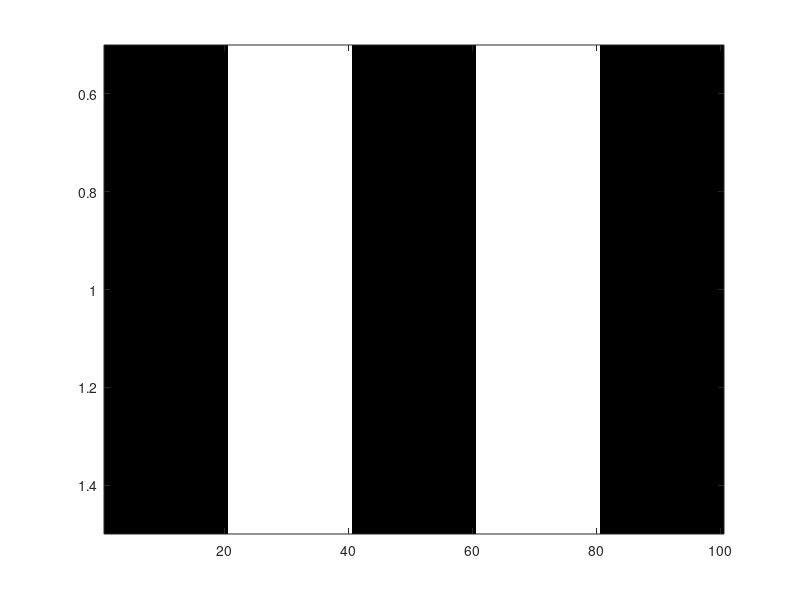
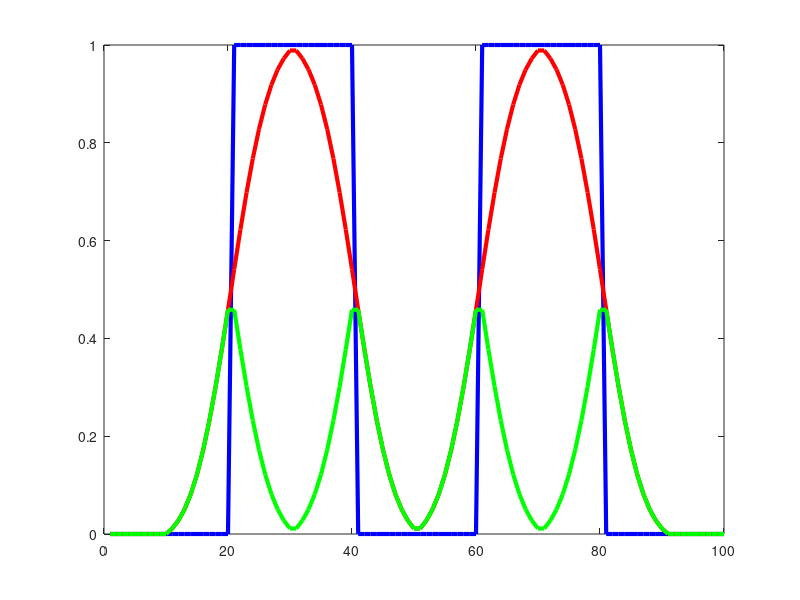
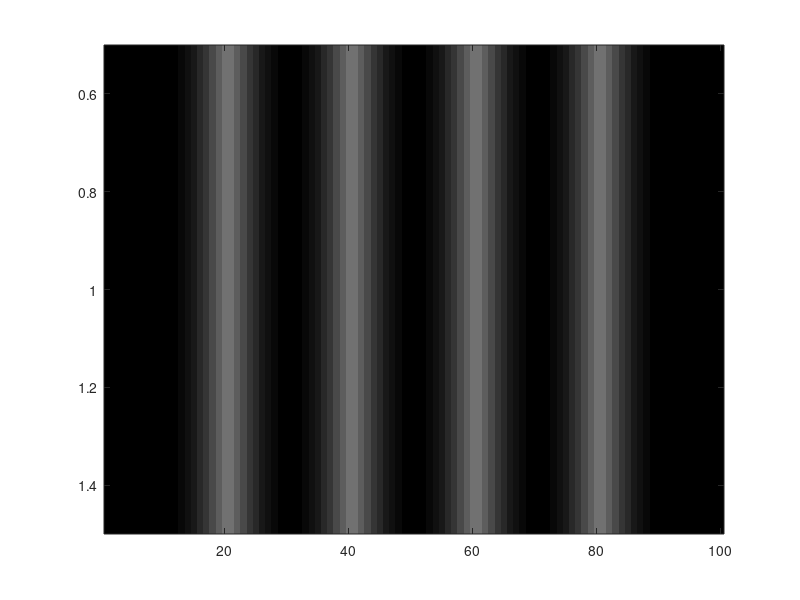
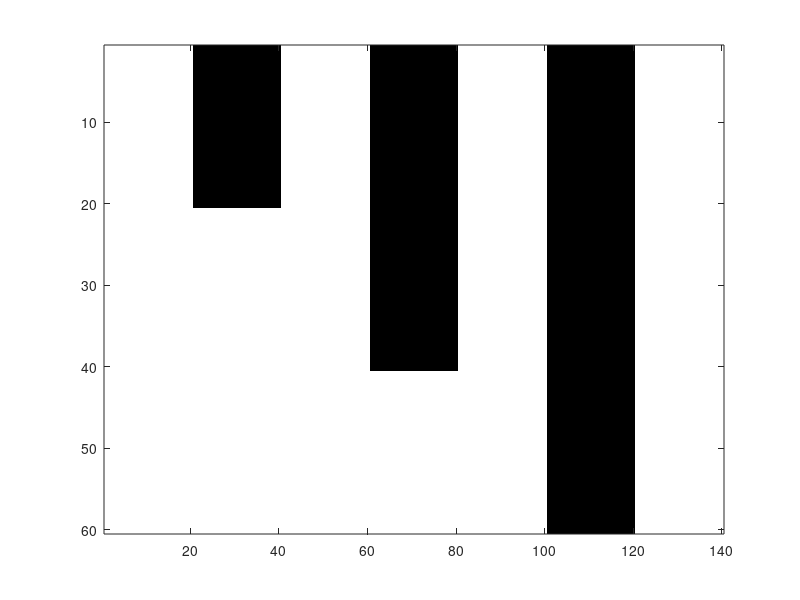

Write the MATLAB code that produced these figures, in order.
%
%   test_Suction_Cup_2D_01.m
%
%   Martin Krucinski
%
%

N=20;
N_Gauss     = N/4;

the_zeros   = zeros(1,N);
the_ones    = ones(1,N);
object1  = [the_zeros the_ones the_zeros the_ones the_zeros];
f1          = figure;
image(object1*64)
colormap gray


lip1 = imgaussfilt(object1, N_Gauss);

f2          = figure;
set(gcf, 'DefaultLineLineWidth',3);
plot(object1,'b')
hold on
plot(lip1,'r')

% object1_partial = object1(1:(N+1));
% lip1_partial = imgaussfilt(object1_partial, 1);
% 
% f3          = figure;
% set(gcf, 'DefaultLineLineWidth',3);
% hold on
% plot(object1_partial,'b')
% plot(lip1_partial,'r')

d1 = abs(object1 - lip1);
figure(f2)
plot(d1,'g')

f4          = figure;
image(d1*64)
colormap gray

%   Define Object 2

temp1   = [ the_ones the_zeros the_ones the_zeros the_ones the_zeros the_ones ];
temp2   = [ the_ones the_ones  the_ones the_zeros the_ones the_zeros the_ones ]; 
temp3   = [ the_ones the_ones  the_ones the_ones  the_ones the_zeros the_ones ]; 

temp4   = ( temp1' * the_ones )';
temp5   = ( temp2' * the_ones )';
temp6   = ( temp3' * the_ones )';

object2 = [ temp4 ; temp5 ; temp6 ];

%   Define Object 3

t0      = the_zeros;
t1      = the_ones;
temp1   = [ t1 t0 t1 t1 t1 t1 t1 t1 t1 t0 t1];
temp2   = [ t1 t0 t0 t1 t1 t0 t0 t0 t1 t0 t1];
temp3   = [ t1 t1 t0 t0 t0 t0 t1 t0 t1 t0 t1];
temp4   = [ t1 t1 t1 t1 t1 t1 t1 t0 t1 t1 t1];

temp5   = ( temp1' * t1 )';
temp6   = ( temp2' * t1 )';
temp7   = ( temp3' * t1 )';
temp8   = ( temp4' * t1 )';


object3 = [ temp5 ; temp6 ; temp7 ; temp8 ];

%   Override Object 2 for tests
% disp('Overriding object2 with object3 !')
% object2     = object3;

%disp('Overriding object2 with RANDOM object !')
%object2     = rand(size(object3));


lip2 = imgaussfilt(object2, N_Gauss);
d2 = abs(object2 - lip2);


f5          = figure;
image(object2*64)
colormap gray


f6          = figure;
image(lip2*64)
colormap gray


f7          = figure;
image(d2*64)
colormap gray

%   generate BINARY difference image

leak_threshold  = 0.2%0.3;
bd2         = d2 > leak_threshold;
f8          = figure;
image(bd2*64/2)
colormap gray

%   Find connected regions

SZ                  = size(object2);

%rangeX              = 0:dx:(L);
%rangeY              = 0:dx:(W);

rangeX          = 1:SZ(2);
rangeY          = 1:SZ(1);

% plot_X_range = [ rangeX(1) - 0.1 , rangeX(end) + 0.1 ];
% plot_Y_range = [ rangeY(1) - 0.1 , rangeY(end) + 0.1 ];

NX                  = length(rangeX);
NY                  = length(rangeY);

[WX,WY]     = meshgrid( rangeX , rangeY );

CC2     = bwconncomp(bd2,4);
CC2

%   Find regions that connect OUTSIDE (i.e. TOP of image)
%   with INSIDE (i.e. BOTTOM of image)

Nregions    = CC2.NumObjects;

all_leak_Idx = {};
all_leak_X  = {};
all_leak_Y  = {};
num_leak    = 0;
all_leak_no = [];

for r = 1:Nregions,
    Idx_region  = CC2.PixelIdxList{r};
    XX  = WX(Idx_region);
    YY  = WY(Idx_region);
    
    if ( (min(YY)==1) && (max(YY)==NY) ), % Connected path from TOP to BOTTOM exists
        disp('Found connecting leakage path!');
        num_leak        = num_leak + 1;
        all_leak_no(num_leak)   = r;
        all_leak_Idx{num_leak}  = Idx_region;
        all_leak_X{num_leak}    = XX;
        all_leak_Y{num_leak}    = YY;
    end
end

disp([ 'Found ' num2str(num_leak) ' leakage paths' ] );

f9 = figure;

%***imgleaks = zeros(size(bd2));
imgleaks = double(bd2)*0.5;


for l   = 1:num_leak,
    leak_Idx        = all_leak_Idx{l};
    SLI             = size(leak_Idx);
    imgleaks(leak_Idx)  = ones(SLI) * 1.0;
end

image(imgleaks*64)
colormap gray



        
